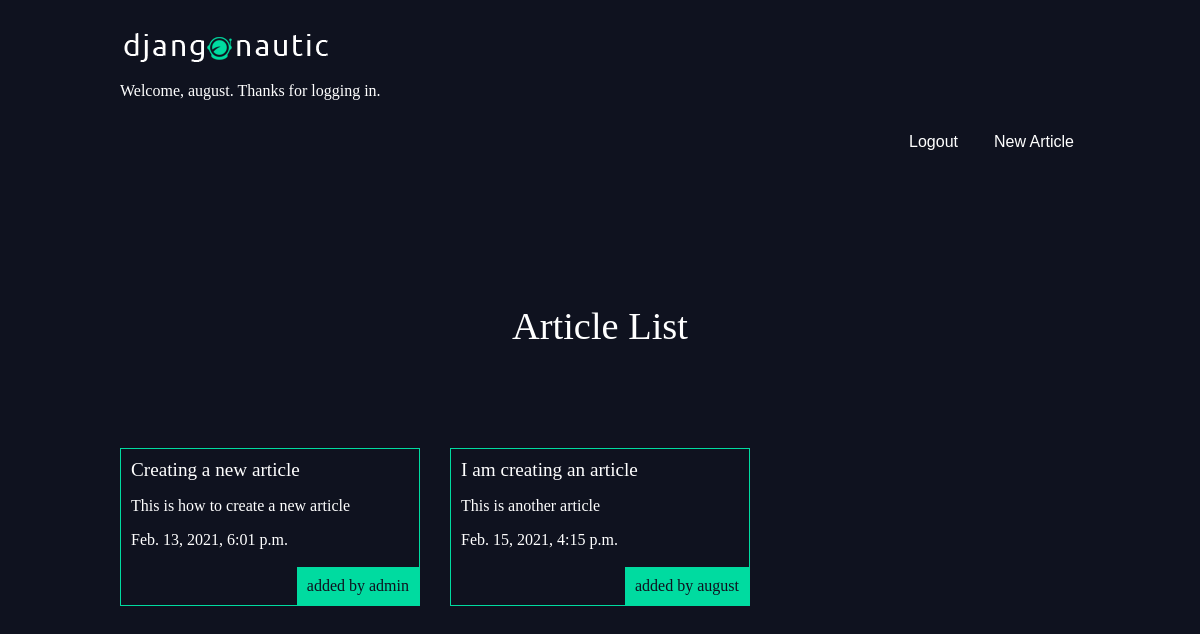
Screenshot of /articles/ (signed in) with the database file from the repository.
### articles/models.py (models this page shows, shortened)
class Article(models.Model):
    title = models.CharField(max_length = 100)
    slug = models.SlugField()
    body = models.TextField()
    date = models.DateTimeField(auto_now_add = True)
    thumb = models.ImageField(default="default.png", blank=True)
    author = models.ForeignKey(User, default=None, on_delete=models.CASCADE)
    def snippet(self):
        if len(self.body) < 51:
            return self.body
        else:
            return self.body[:50] + "..."

### articles/views.py (the view)
# urls.py: path('', views.article_list, name="list"),
def article_list(request):
    articles = Article.objects.all().order_by("date")
    return render(request, "articles/article_list.html", {"articles": articles})

### articles/templates/articles/article_list.html
{% extends 'base_layout.html' %}
{% block content %}
<h1>Article List</h1>
<div class="articles">
    {% for article in articles %}
        <div class="article">
            <h2><a href="{% url 'articles:detail' article.slug %}">{{ article.title }}</a></h2>
            <p>{{ article.snippet }}</p>
            <p>{{ article.date }}</p>
            <p class="author">added by {{ article.author }}</p>
        </div>
    {% endfor %}
</div>
{% endblock %}

### templates/base_layout.html (shortened to what this page needs)
{% load static %}
<html lang="en">
<head>
    <link rel="stylesheet" href="{% static 'styles.css' %}">
</head>
<body>
    <header class="wrapper">
        <h1><a href="{% url 'articles:list' %}"><img src="{% static 'logo.png' %}"></a></h1>
        {% if user.is_authenticated %}
        <p> Welcome, {{ user.username }}. Thanks for logging in.</p>
        {% endif %}
        <nav>
            <ul>
                {% if user.is_authenticated %}
                <li>
                    <form class="logout-link" action="{% url 'accounts:logout' %}" method="POST">
                        <button type="submit">Logout</button>
                    </form>
                </li>
                <li>
                    <form class="highlight" action="{% url 'articles:create' %}" method="POST">
                        <button type="submit">New Article</button>
                    </form>
                </li>
                {% endif%}
            </ul>
        </nav>
    </header>
    <div class="wrapper">
        {% block content %}
        {% endblock %}
    </div>
</body>
</html>

### assets/styles.css (style rules this page uses)
body { background-color: #0f121f; background-image: url(/static/stars.png); background-repeat: no-repeat; color: #fff; }
h1,h2,h3,h4,h5 { font-weight: normal; margin: 0; }
a, a:hover, a:visited { color: fff; text-decoration: none; }
.wrapper { max-width: 960px; margin: 0 auto; }
div.wrapper h1 { text-align: center; margin: 100px auto; font-size: 2.4em; }
header { display: grid; grid-template-columns: 1fr; padding: 20px 0; }
nav { justify-self: end; }
nav li { display: inline-block; margin-left: 20px; }
nav button { background: none; color: #fff; cursor: pointer; border: 0; font-size: 1em; }
.articles { display: grid; grid-template-columns: 1fr 1fr 1fr; grid-gap: 30px; }
.article { padding: 10px; border: 1px solid #00dba0; position: relative; padding-bottom: 40px; }
.article h2 { font-size: 1.2em; }
.article .author { padding: 10px; background: #00dba0; color: #0f121f; position: absolute; right: 0; bottom: 0; margin: 0; }

### rows the page displays
Article: title "Creating a new article", snippet "This is how to create a new article", date "Feb. 13, 2021, 6:01 p.m.", author "admin"
Article: title "I am creating an article", snippet "This is another article", date "Feb. 15, 2021, 4:15 p.m.", author "august"

### other values shown
{{ user.username }} "august"
